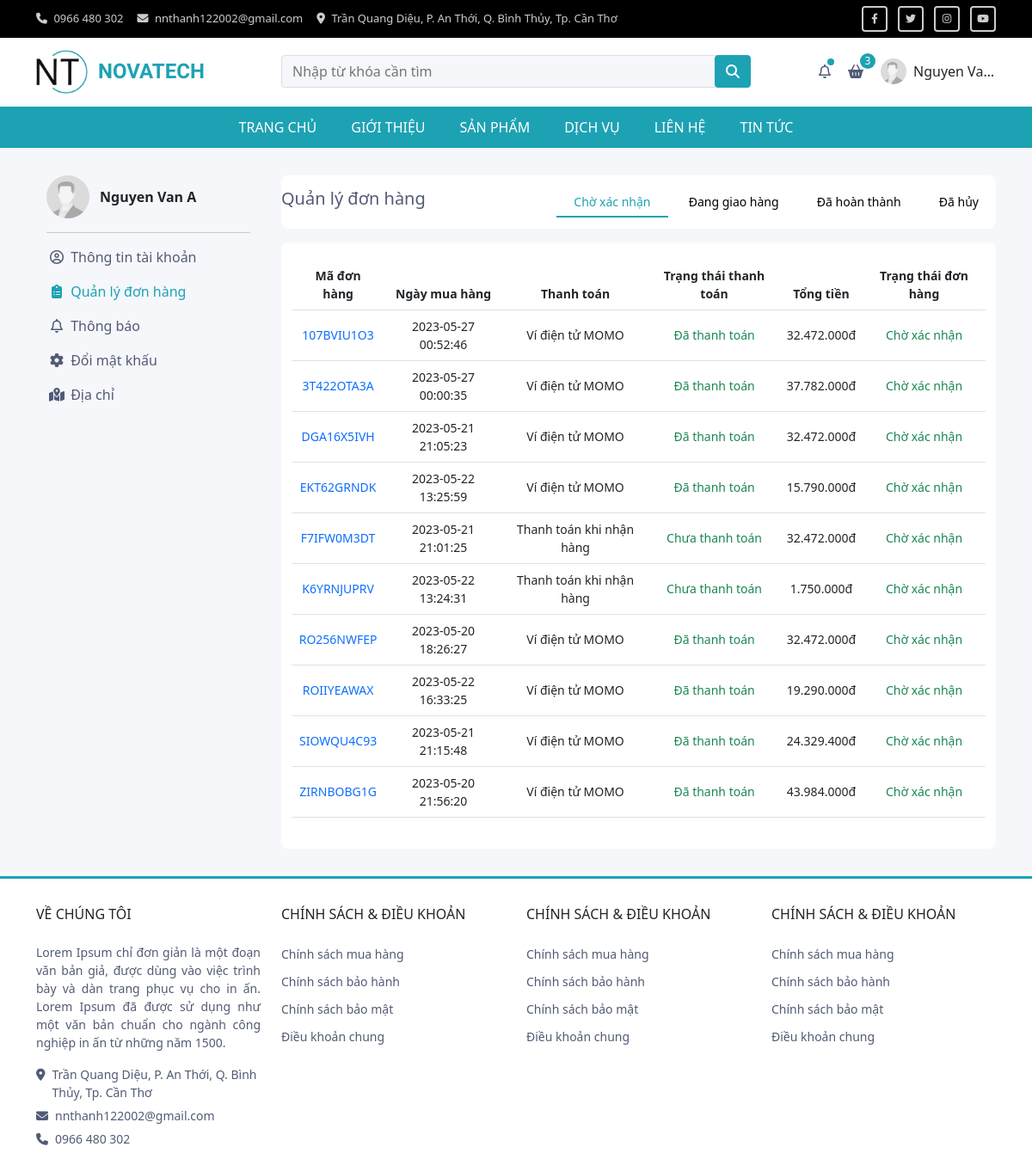
Screenshot of /orders.php (signed in) with the database file from the repository.
### tables this page shows
CREATE TABLE `don_hang` (
  `ma_don_hang` varchar(10) NOT NULL,
  `id_khach_hang` int(11) NOT NULL,
  `dia_chi_nhan_hang` int(11) NOT NULL,
  `trang_thai` int(1) NOT NULL DEFAULT 0 COMMENT '0: Chờ xác nhận; 1: Đang giao hàng; 2: Đã hoàn thành; 3 Đã hủy',
  `hinh_thuc_thanh_toan` varchar(50) NOT NULL,
  `trang_thai_thanh_toan` int(1) NOT NULL DEFAULT 0 COMMENT '0: chờ thanh toán; 1: Đã thanh toán',
  `ngay_lap` datetime NOT NULL DEFAULT current_timestamp(),
  `thanh_tien` int(11) NOT NULL,
  `updated_at` datetime DEFAULT current_timestamp()
);

### admin/config/config.php (called while the page is built, shortened)
<?php
    $userlogged = isset($_SESSION['user_logged']) ? $_SESSION['user_logged'] : array();
    if (!function_exists('currency_format')) {
        function currency_format($number, $suffix = 'đ') {
            if (!empty($number)) {
                return number_format($number, 0, ',', '.') . "{$suffix}";
            }
        }
        function convert_state($state)
        {
            $state_text = '';
            switch ($state) {
                case 0:
                    $state_text = 'Chờ xác nhận';
                    break;
                default: $state_text = 'Đã hủy'; break;
            }
            return $state_text;
        }
        function convert_state_payment($state)
        {
            $state_text = '';
            switch ($state) {
                case 0:
                    $state_text = 'Chưa thanh toán';
                    break;
                case 1:
                    $state_text = 'Đã thanh toán';
                    break;
            }
            return $state_text;
        }
    }
?>

### orders.php (the view, shortened to what this page needs)
<?php
require('./admin/config/config.php');
if (!empty($userlogged)) {
    function get_orders($conn, $user_id, $state)
    {
        $data = array();
        $sql = "SELECT * FROM `don_hang` WHERE id_khach_hang = {$user_id} AND trang_thai = {$state}";
        $result = $conn->query($sql);
        if ($result->num_rows > 0) {
            while ($row = $result->fetch_assoc()) {
                $data[] = $row;
            }
        }
        return $data;
    }
    $don_hang_cho_thanh_toan = get_orders($conn, $userlogged['id'], 0);
} else {
    header('location: ./login.php');
}
?>
<!DOCTYPE html>
<html lang="en">
<head>
    <link href="https://cdn.jsdelivr.net/npm/bootstrap@5.2.3/dist/css/bootstrap.min.css" rel="stylesheet">
    <link rel="stylesheet" type="text/css" href="//cdn.jsdelivr.net/npm/slick-carousel@1.8.1/slick/slick.css" />
    <link rel="stylesheet" href="https://cdnjs.cloudflare.com/ajax/libs/font-awesome/6.4.0/css/all.min.css" />
    <link rel="stylesheet" href="./assets/css/style.css">
    <link rel="stylesheet" href="./assets/css/style-orders.css">
</head>
</head>
<body>
    <div class="wrapper">
        <?php
        require('./partials/header.php')
        ?>
        <div class="orders-content">
            <div class="container-lg container-fluid">
                <div class="row">
                    <div class="col-md-3">
                        <div class="sidebar-menu">
                            <div class="sidebar-menu__header">
                                <img src="<?= $userlogged['avatar'] ?>" alt="" class="sidebar-menu__header-img">
                                <p class="sidebar-menu__header-name"><?= $userlogged['fullname'] ?></p>
                            </div>
                            <ul class="sidebar-menu__list">
                                <li class="sidebar-menu__item">
                                    <a href="./profile.php" class="sidebar-menu__link">
                                        <i class="fa-regular fa-circle-user sidebar-menu__icon"></i> Thông tin tài khoản
                                    </a>
                                </li>
                                <li class="sidebar-menu__item active">
                                    <a href="./orders.php" class="sidebar-menu__link">
                                        <i class="fa-solid fa-clipboard-list sidebar-menu__icon"></i> Quản lý đơn hàng
                                    </a>
                                </li>
                                <li class="sidebar-menu__item">
                                    <a href="./notify.php" class="sidebar-menu__link">
                                        <i class="fa-regular fa-bell sidebar-menu__icon"></i> Thông báo
                                    </a>
                                </li>
                                <li class="sidebar-menu__item">
                                    <a href="./change-password.php" class="sidebar-menu__link">
                                        <i class="fa-solid fa-gear sidebar-menu__icon"></i> Đổi mật khấu
                                    </a>
                                </li>
                                <li class="sidebar-menu__item">
                                    <a href="./address.php" class="sidebar-menu__link">
                                        <i class="fa-solid fa-map-location-dot sidebar-menu__icon"></i> Địa chỉ
                                    </a>
                                </li>
                            </ul>
                        </div>
                    </div>
                    <div class="col-md-9 orders-content__center">
                        <div class="orders-content__center-header">
                            <h5 class="orders-content__header-title">Quản lý đơn hàng</h5>
                            <div class="orders-content__header-tabs">
                                <button class="orders-content__header-tab tab active">Chờ xác nhận</button>
                                <button class="orders-content__header-tab tab">Đang giao hàng</button>
                                <button class="orders-content__header-tab tab">Đã hoàn thành</button>
                                <button class="orders-content__header-tab tab">Đã hủy</button>
                            </div>
                        </div>
                        <div class="orders-content__body">
                            <div class="orders-content__body-panel panel active">
                                <?php if (!empty($don_hang_cho_thanh_toan)) { ?>
                                    <table class="table table-orders align-middle text-center">
                                        <thead>
                                            <tr>
                                                <th scope="col">Mã đơn hàng</th>
                                                <th scope="col">Ngày mua hàng</th>
                                                <th scope="col">Thanh toán</th>
                                                <th scope="col">Trạng thái thanh toán</th>
                                                <th scope="col">Tổng tiền</th>
                                                <th scope="col">Trạng thái đơn hàng</th>
                                            </tr>
                                        </thead>
                                        <tbody>
                                            <?php foreach ($don_hang_cho_thanh_toan as $item) { ?>
                                                <tr>
                                                    <td>
                                                        <a href="./order-detail.php?madonhang=<?= $item['ma_don_hang'] ?>" class="text-decoration-none"><?= $item['ma_don_hang'] ?></a>
                                                    </td>
                                                    <td><?= $item['ngay_lap'] ?></td>
                                                    <td>
                                                        <?= $item['hinh_thuc_thanh_toan'] ?>
                                                    </td>
                                                    <td class="text-success">
                                                        <?= convert_state_payment($item['trang_thai_thanh_toan']) ?>
                                                    </td>
                                                    <td>
                                                        <?= currency_format($item['thanh_tien']) ?>
                                                    </td>
                                                    <td class="text-success"><?= convert_state($item['trang_thai']) ?></td>
                                                </tr>
                                            <?php } ?>
                                        </tbody>
                                    </table>
                                <?php } ?>
                            </div>
                        </div>
                    </div>
                </div>
            </div>
        </div>
        <?php require_once('partials/footer.php') ?>
    </div>
</body>
</html>

### assets/css/style.css (style rules this page uses)
:root { --primary-color: rgb(29 162 180); --primary-color-100: rgb(29, 162, 180, .1); --primary-color-200: rgb(29, 162, 180, .2); --primary-color-300: rgb(29, 162, 180, .3); --primary-color-400: rgb(29, 162, 180, .4); --primary-color-500: rgb(29, 162, 180, .5); --primary-color-600: rgb(29, 162, 180, .6); --primary-color-700: rgb(29, 162, 180, .7); --primary-color-800: rgb(29, 162, 180, .8); --primary-color-900: rgb(29, 162, 180, .9); --text-color: #525b75; --bg-gray-200: #f5f7fa; }
.sidebar-menu { padding: 0 12px; }
.sidebar-menu__header { display: flex; align-items: center; padding-bottom: 16px; border-bottom: 1px solid #ccc; }
.sidebar-menu__header-img { width: 50px; height: 50px; border-radius: 50%; }
.sidebar-menu__header-name { margin-left: 12px; margin-bottom: 0; font-weight: 600; }
.sidebar-menu__list { margin-top: 8px; padding-left: 0; list-style: none; }
.sidebar-menu__item.active .sidebar-menu__link { color: var(--primary-color); }
.sidebar-menu__link { display: block; padding: 8px 0; color: var(--text-color); font-weight: 500; text-decoration: none; transition: all .2s linear; }
.sidebar-menu__icon { width: 24px; text-align: center; }

### assets/css/style-orders.css (style rules this page uses)
.orders-content, .order-detail-content { padding: 32px 0; background-color: var(--bg-gray-200); }
.orders-content__center-header { display: flex; align-items: center; justify-content: space-between; padding: 12px 0; background-color: #fff; border-radius: 8px }
.orders-content__header-title { color: var(--text-color); }
.orders-content__header-tab { position: relative; padding: 8px 20px; font-size: 14px; font-weight: 500; background-color: transparent; border: none; border-bottom: 1px solid transparent; transition: all .2s linear; }
.orders-content__header-tab::after { position: absolute; width: 100%; height: 2px; display: block; content: ""; bottom: 0; left: 0; background-color: var(--primary-color); transition: all .2s linear; transform-origin: center; transform: scaleX(0); }
.orders-content__header-tab.active { color: var(--primary-color); }
.orders-content__header-tab.active::after { transform: scaleX(1); }
.orders-content__body { margin-top: 16px; padding: 20px 12px; background-color: #fff; border-radius: 8px; }
.orders-content__body-panel { display: none; }
.orders-content__body-panel.active { display: block; }
.orders-content__body-panel table { font-size: 14px; }

### rows the page displays
don_hang: ma_don_hang "107BVIU1O3", ngay_lap "2023-05-27 00:52:46", hinh_thuc_thanh_toan "Ví điện tử MOMO", trang_thai_thanh_toan "Đã thanh toán", thanh_tien "32.472.000đ", trang_thai "Chờ xác nhận"
don_hang: ma_don_hang "3T422OTA3A", ngay_lap "2023-05-27 00:00:35", hinh_thuc_thanh_toan "Ví điện tử MOMO", trang_thai_thanh_toan "Đã thanh toán", thanh_tien "37.782.000đ", trang_thai "Chờ xác nhận"
don_hang: ma_don_hang "DGA16X5IVH", ngay_lap "2023-05-21 21:05:23", hinh_thuc_thanh_toan "Ví điện tử MOMO", trang_thai_thanh_toan "Đã thanh toán", thanh_tien "32.472.000đ", trang_thai "Chờ xác nhận"
don_hang: ma_don_hang "EKT62GRNDK", ngay_lap "2023-05-22 13:25:59", hinh_thuc_thanh_toan "Ví điện tử MOMO", trang_thai_thanh_toan "Đã thanh toán", thanh_tien "15.790.000đ", trang_thai "Chờ xác nhận"
don_hang: ma_don_hang "F7IFW0M3DT", ngay_lap "2023-05-21 21:01:25", hinh_thuc_thanh_toan "Thanh toán khi nhận hàng", trang_thai_thanh_toan "Chưa thanh toán", thanh_tien "32.472.000đ", trang_thai "Chờ xác nhận"
don_hang: ma_don_hang "K6YRNJUPRV", ngay_lap "2023-05-22 13:24:31", hinh_thuc_thanh_toan "Thanh toán khi nhận hàng", trang_thai_thanh_toan "Chưa thanh toán", thanh_tien "1.750.000đ", trang_thai "Chờ xác nhận"
don_hang: ma_don_hang "RO256NWFEP", ngay_lap "2023-05-20 18:26:27", hinh_thuc_thanh_toan "Ví điện tử MOMO", trang_thai_thanh_toan "Đã thanh toán", thanh_tien "32.472.000đ", trang_thai "Chờ xác nhận"
don_hang: ma_don_hang "ROIIYEAWAX", ngay_lap "2023-05-22 16:33:25", hinh_thuc_thanh_toan "Ví điện tử MOMO", trang_thai_thanh_toan "Đã thanh toán", thanh_tien "19.290.000đ", trang_thai "Chờ xác nhận"
don_hang: ma_don_hang "SIOWQU4C93", ngay_lap "2023-05-21 21:15:48", hinh_thuc_thanh_toan "Ví điện tử MOMO", trang_thai_thanh_toan "Đã thanh toán", thanh_tien "24.329.400đ", trang_thai "Chờ xác nhận"
don_hang: ma_don_hang "ZIRNBOBG1G", ngay_lap "2023-05-20 21:56:20", hinh_thuc_thanh_toan "Ví điện tử MOMO", trang_thai_thanh_toan "Đã thanh toán", thanh_tien "43.984.000đ", trang_thai "Chờ xác nhận"

### other values shown
$tong_san_pham "3"
$userlogged['fullname'] "Nguyen Va…"
$userlogged['fullname'] "Nguyen Van A"
